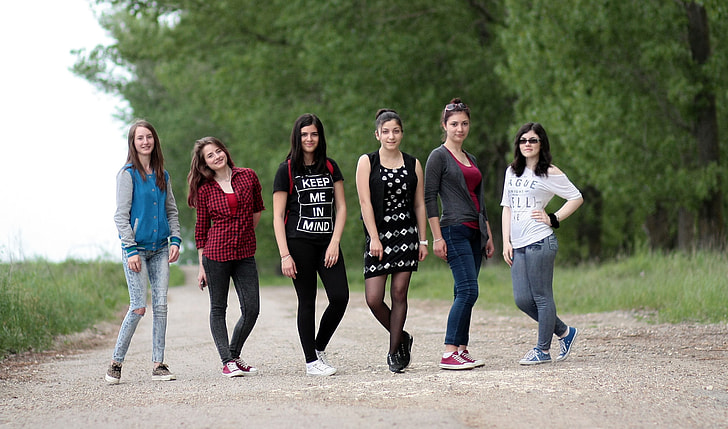
#> input picture HaarCascadeFaceDetection/image1.jpg, 728 x 429 px
$ python face_detect.py
#> lines starting #> are read from the running program, lines starting #| are printed output that depends on the picture; after the words box and inside, x2 and y2 are one past the last pixel; in counts of white or black regions, pixels touching at a corner belong together
import cv2

img=cv2.imread('./image1.jpg')
#> img is the input picture: shape (429, 728, 3); mean B, G, R 112.6, 129.9, 126.6
cv2.imshow('Image',img)

#Convert image to greyscale
gray=cv2.cvtColor(img,cv2.COLOR_BGR2GRAY)
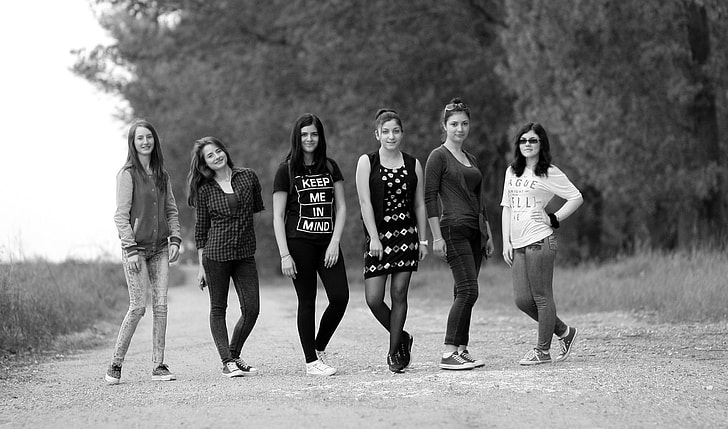
#> gray: shape (429, 728); min 0, max 255, mean 126.9
cv2.imshow('Gray person',gray)

#Define the haar cascade classifier to read the xml file
haar_cascade=cv2.CascadeClassifier('haar_face.xml')


face_rect=haar_cascade.detectMultiScale(gray,scaleFactor=1.2,minNeighbors=1)
#> face_rect = [[445, 114, 29, 29], [376, 121, 29, 29], [297, 125, 26, 26], [132, 127, 27, 27], [516, 132, 25, 25], [497, 17, 31, 31], [276, 164, 72, 72]]

#print number of people in image
print('Number of people in image:',len(face_rect))
#| Number of people in image: 7

#loop over the face_rect to plot the boxes
for x,y,w,h in face_rect:
    cv2.rectangle(img,(x,y),(x+w,y+h),(0,255,0),2)
#> this loop made 7 passes
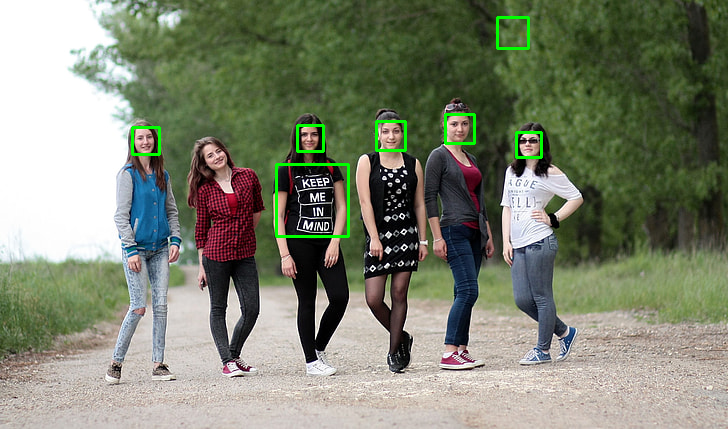
#> img: shape (429, 728, 3); 0.91% of pixels changed, all inside (x1, y1, x2, y2) = (131, 16, 543, 238)
cv2.imshow('Detected faces',img)

cv2.waitKey(0)

$ run again, with HaarCascadeFaceDetection/image2.jpeg copied over HaarCascadeFaceDetection/image1.jpg
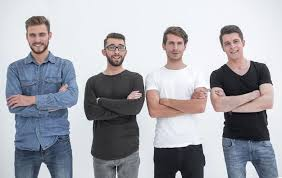
#> input picture HaarCascadeFaceDetection/image2.jpeg, 282 x 178 px
#> img is the input picture: shape (178, 282, 3); mean B, G, R 174.5, 167.7, 167.4
#> `gray=cv2.cvtColor(img,cv2.COLOR_BGR2GRAY)`:
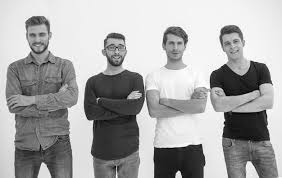
#> gray: shape (178, 282); min 1, max 255, mean 168.4
#> face_rect = [[24, 25, 27, 27], [162, 33, 27, 27], [219, 32, 27, 27], [103, 38, 26, 26], [102, 26, 29, 29]]
#| Number of people in image: 5
#> the loop `for x,y,w,h in face_rect:` made 5 passes
#> after the loop `for x,y,w,h in face_rect:`:
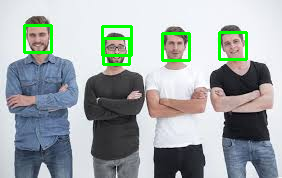
#> img: shape (178, 282, 3); 3.08% of pixels changed, all inside (x1, y1, x2, y2) = (23, 24, 248, 66)
